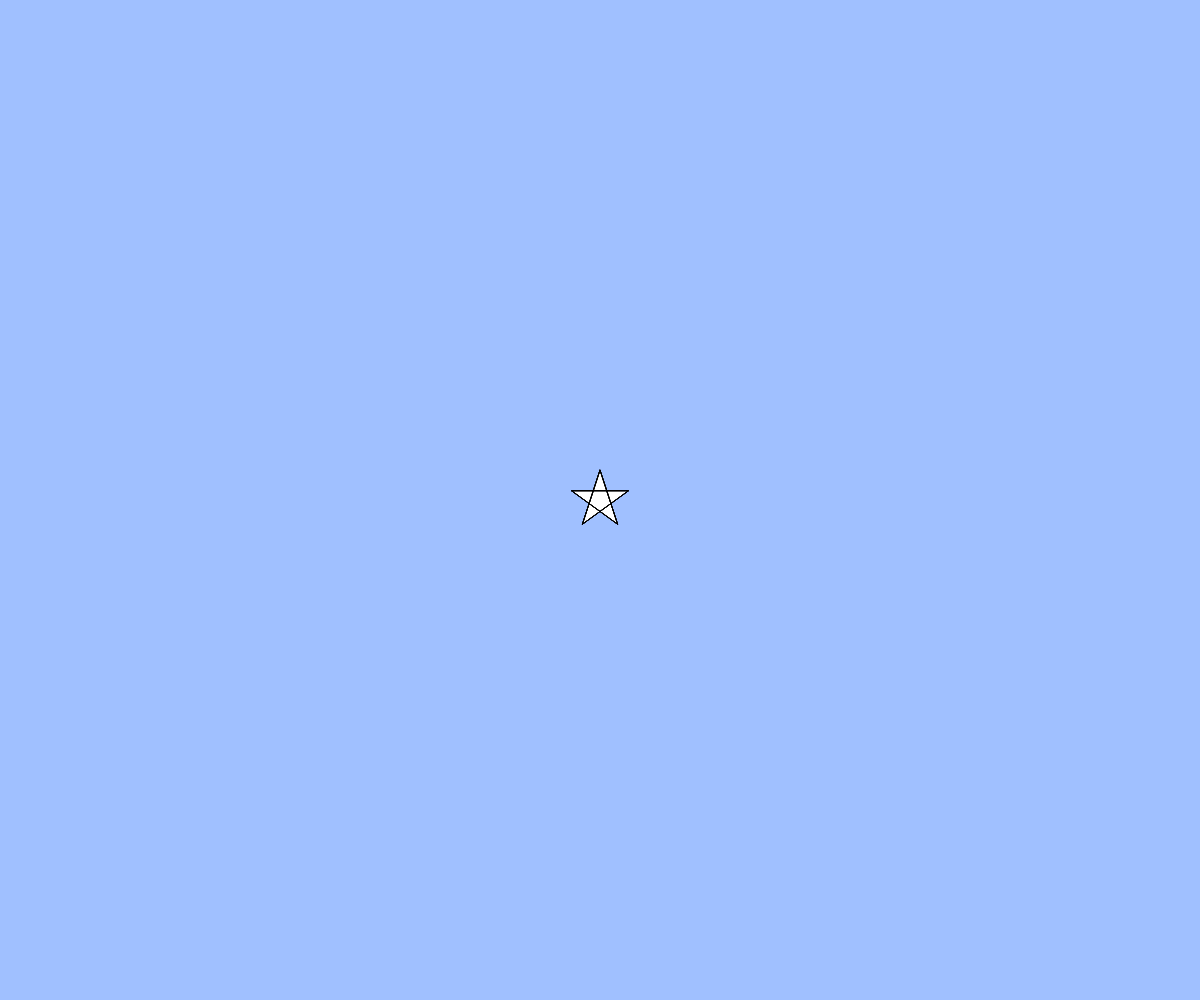
Frame 1 (no input)
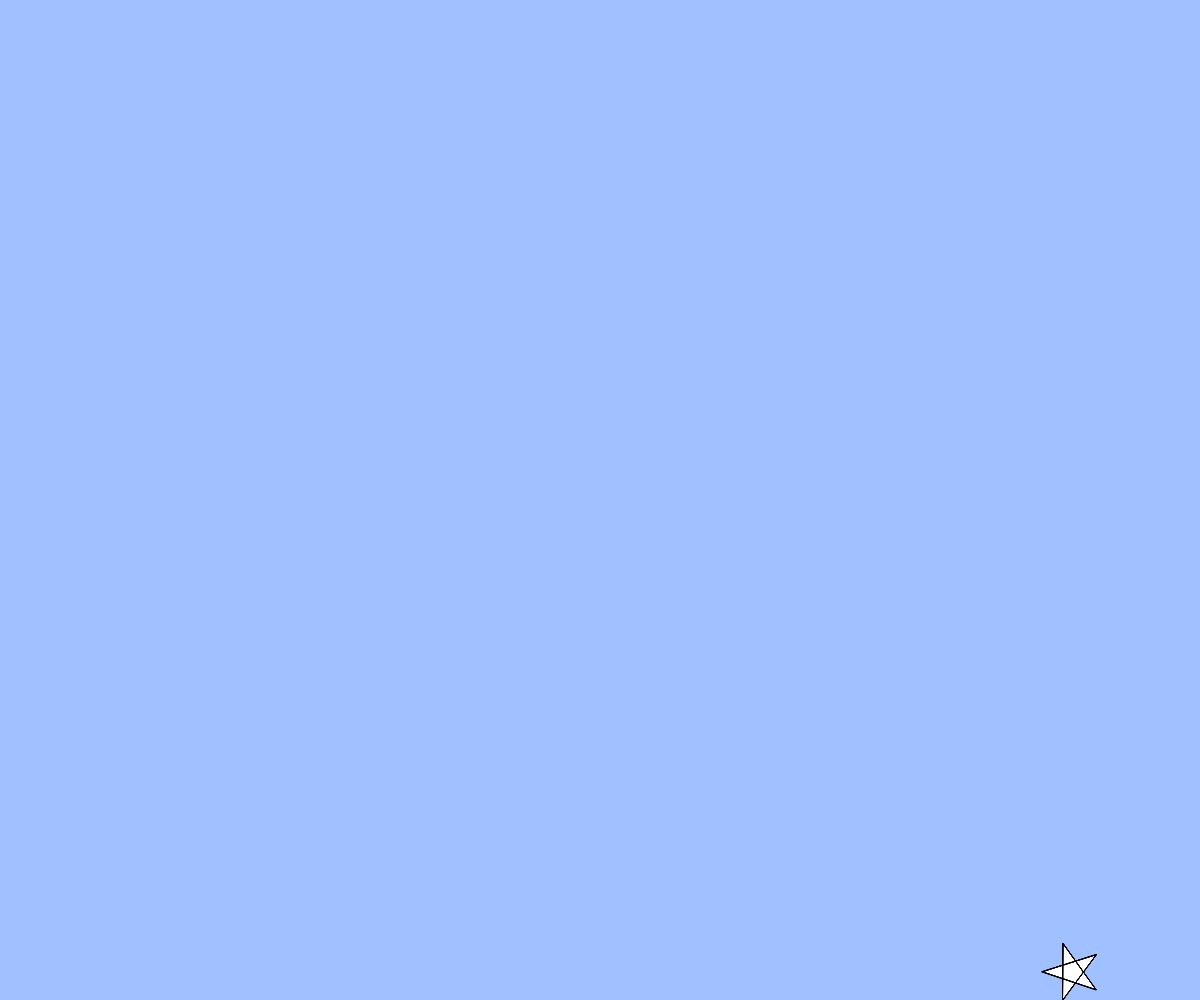
Frame 60 (no input)
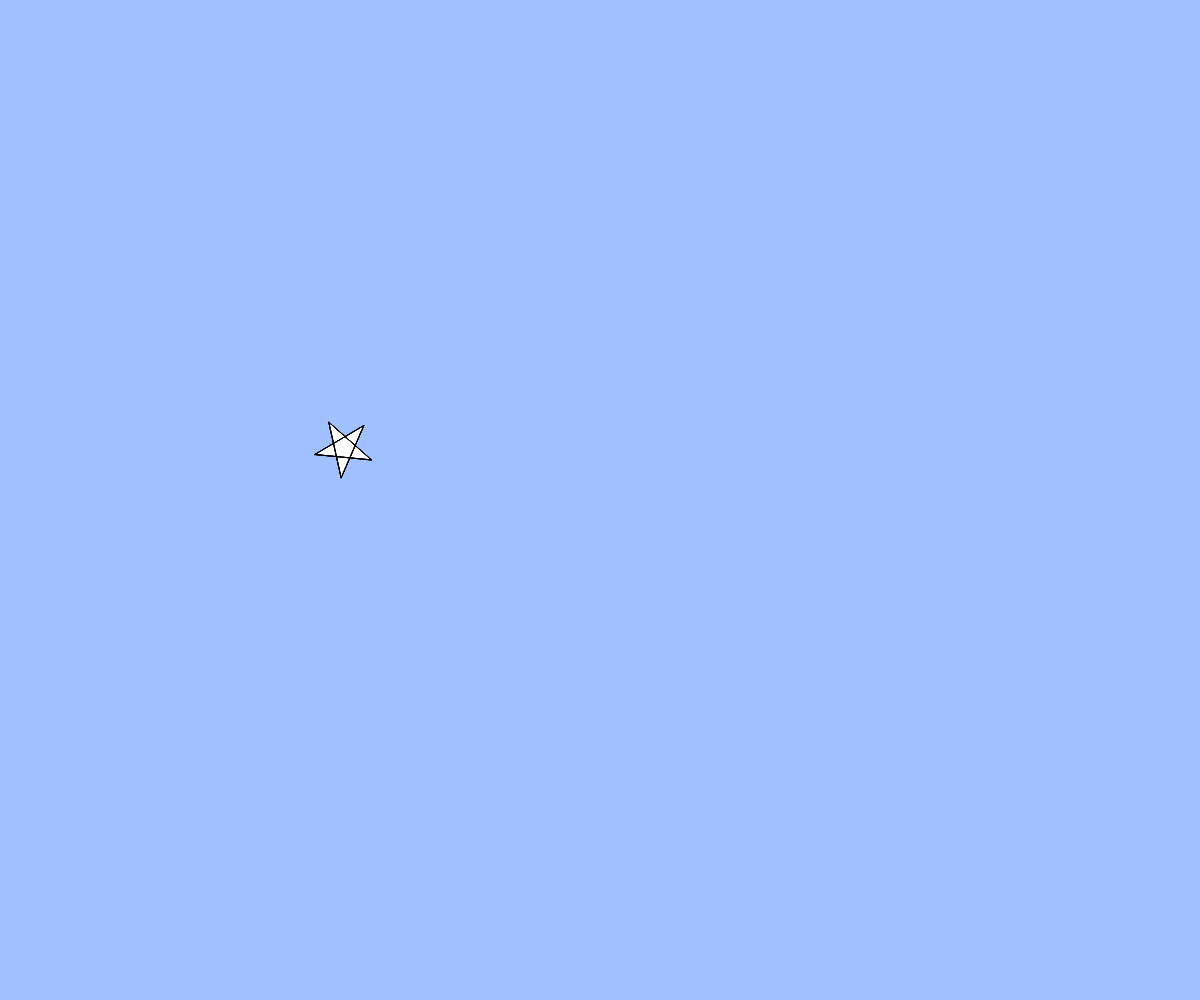
Frame 120 (the mouse pressed at the canvas centre since frame 60)

The p5.js sketch that drew these frames (run headless with seeded random() and noise() and a simulated clock; from frame 60 on, the mouse is pressed at the canvas centre):

// p5.js sketch
// ── sketch.js
// テキスト「アニメーション」
let x, y, vx, vy;

function setup(){
  createCanvas(windowWidth, windowHeight);
  x = width / 2;
  y = height / 2;
  vx = 8;
  vy = 8;
  angle = 0;
}

function draw(){
  background(160, 192, 255);
  star(x, y, 30, angle);
  angle += 0.08;
  // BLANK[2] (hint: 作った star 関数を使います)

  // 端の処理パターン (1) 反対側から出てくる
  x += vx;
  y += vy;
  if(x > width){ x = 0; }
  else if(x < 0){ x = width; }
  if(y > height){ y = 0; }
  if(y < 0){ y = height; }

}

function star(cx, cy, r, angle){
  beginShape();
  for(var i = 0; i < 20; i++){
    var theta = TWO_PI * i * 2 / 5 - HALF_PI + angle;
    // BLANK[1] (hint: angle 分だけ星を回転させるには？)
    var x = cx + cos(theta) * r;
    var y = cy + sin(theta) * r;
    vertex(x,y);
  }
  endShape(CLOSE);
}

function windowResized(){
  resizeCanvas(windowWidth, windowHeight);
}
function mouseClicked(){
  x = mouseX;
  y = mouseY;
}
